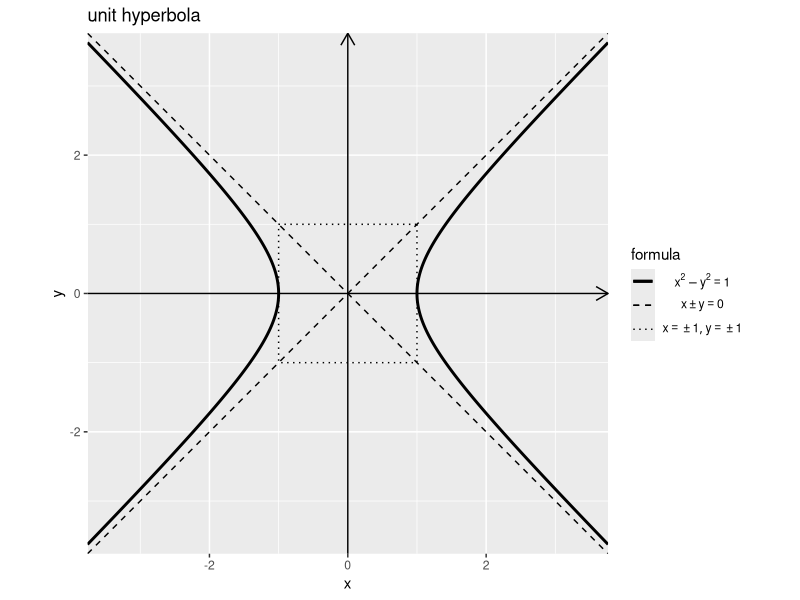
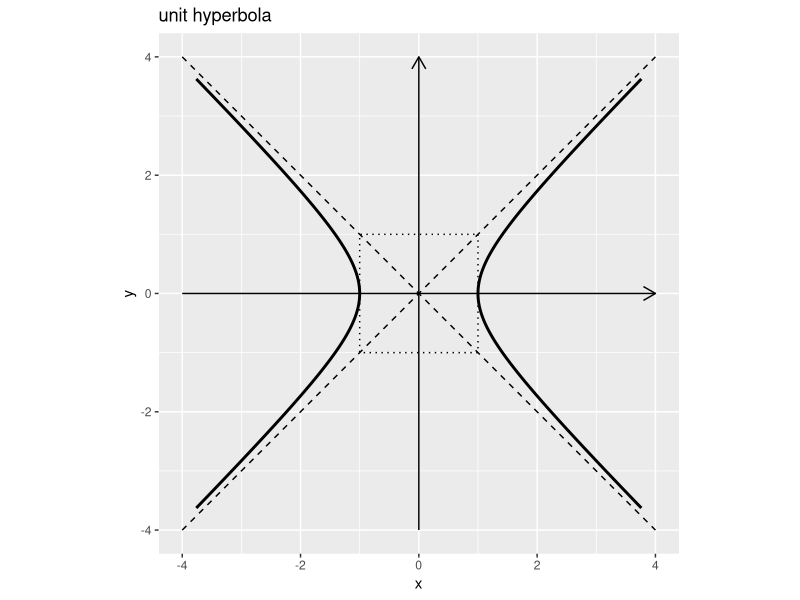
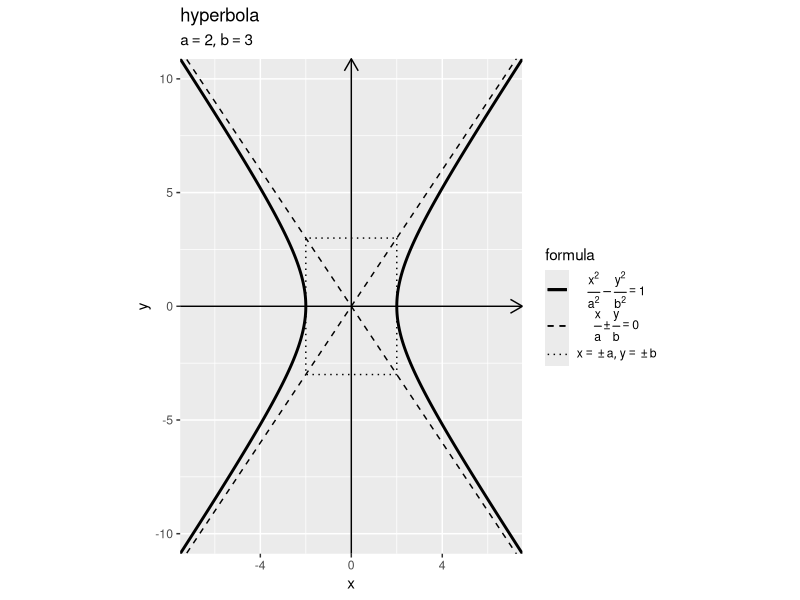
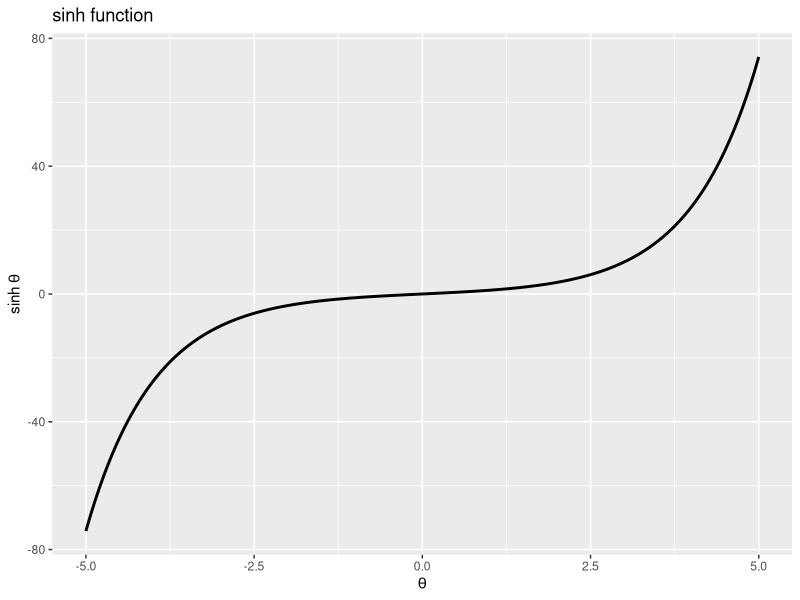
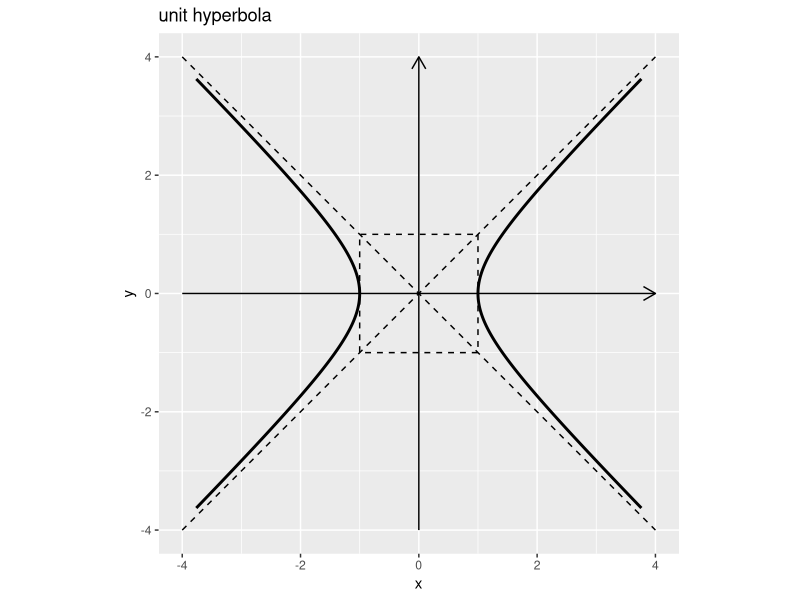
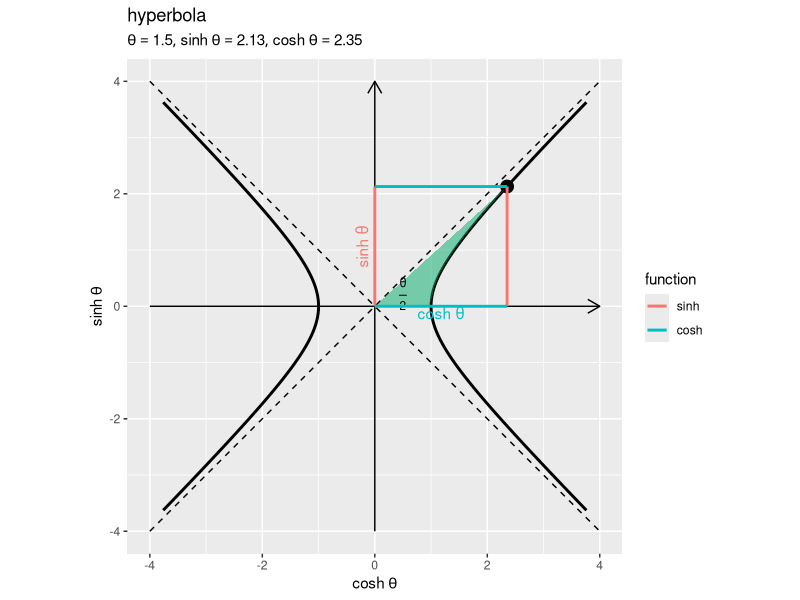
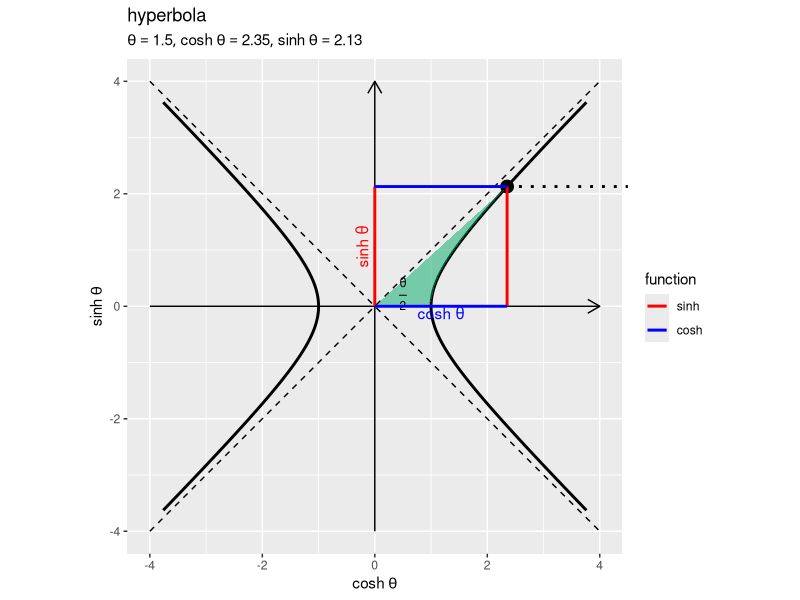
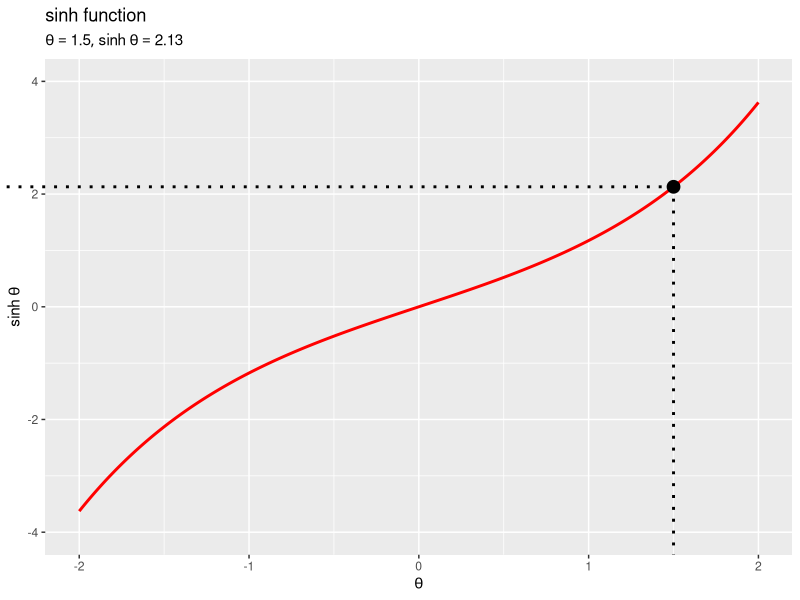

Source code (R) for these figures, in order:
## ---- chunk 1
knitr::opts_chunk$set(
  echo = TRUE, 
  message = FALSE, error = FALSE, warning = FALSE # メッセージを非表示
)
## ---- chunk 2
###資料作成用:(チェック用)

library(ggplot2)
## ---- chunk 3
# 双曲線の描画用
hyperbola_df <- tibble::tibble(
  theta = seq(from = -2, to = 2, by = 0.002), # 範囲を指定
  x = cosh(theta), 
  y = sinh(theta)
)
hyperbola_df
## ---- chunk 4
# 軸の最大値を設定
axis_max <- max(hyperbola_df[["x"]])
axis_max
## ---- chunk 5
# 漸近線の描画用
asymptote_df <- tibble::tibble(
  x = seq(from = -axis_max, to = axis_max, length.out = 100), 
  y = x
)
asymptote_df
## ---- chunk 6
# 正方形グリッドの描画用
square_df <- tibble::tibble(
  x = c(1, 1, -1, -1, 1), 
  y = c(1, -1, -1, 1, 1)
)
square_df
## ---- chunk 7
# 単位双曲線を作図
ggplot() + 
  geom_segment(mapping = aes(x = -axis_max, y = 0, xend = axis_max, yend = 0), 
               arrow = arrow(length = unit(10, units = "pt"))) + # x軸線
  geom_segment(mapping = aes(x = 0, y = -axis_max, xend = 0, yend = axis_max), 
               arrow = arrow(length = unit(10, units = "pt"))) + # y軸線
  geom_path(data = square_df, 
            mapping = aes(x = x, y = y, linetype = "grid")) + # 正方形グリッド
  geom_line(data = asymptote_df, 
            mapping = aes(x = x, y = y, linetype = "asymptote")) + # 漸近線(正の傾き)
  geom_line(data = asymptote_df, 
            mapping = aes(x = x, y = -y, linetype = "asymptote")) + # 漸近線(負の傾き)
  geom_path(data = hyperbola_df, 
            mapping = aes(x = x, y = y, linetype = "hyperbola"), 
            size = 1) + # 双曲線(第1,2象限)
  geom_path(data = hyperbola_df, 
            mapping = aes(x = -x, y = y, linetype = "hyperbola"), 
            size = 1) + # 双曲線(第3,4象限)
  scale_linetype_manual(breaks = c("hyperbola", "asymptote", "grid"), 
                        values = c("solid", "dashed", "dotted"), 
                        labels = c(expression(x^2 - y^2 == 1), 
                                   expression(x %+-% y == 0), 
                                   expression(list(x == {} %+-% 1, y == {} %+-% 1))), 
                        name = "formula") + # 線の種類:(凡例表示用)
  guides(linetype = guide_legend(override.aes = list(size = c(0.5, 0.5, 0.5), 
                                                     linetype = c("solid", "dashed", "dotted")))) + # 凡例の体裁:(凡例表示用)
  theme(legend.text.align = 0.5) + # 凡例の体裁:(凡例表示用)
  coord_fixed(ratio = 1, 
              xlim = c(-axis_max, axis_max), ylim = c(-axis_max, axis_max), expand = FALSE) + # 表示範囲
  labs(title = "unit hyperbola", 
       x = "x", y = "y")
## ---- chunk 8
# 作図用の変数の値を指定
theta_vec <- seq(from = -2, to = 2, by = 0.002)

# 双曲線の描画用
hyperbola_df <- tibble::tibble(
  t = theta_vec, 
  sinh_t = sinh(theta_vec), 
  cosh_t_plus = cosh(theta_vec),  # 第1,2象限
  cosh_t_minus = -cosh(theta_vec) # 第3,4象限
) |> 
  tidyr::pivot_longer(
    cols = c(cosh_t_plus, cosh_t_minus), 
    names_to = "sign", # 符号
    names_prefix = "cosh_t_", 
    values_to = "cosh_t"
  ) # 列をまとめる
hyperbola_df
## ---- chunk 9
# 双曲線の描画用
hyperbola_df <- tibble::tibble(
  t = c(theta_vec, theta_vec), 
  sinh_t = c(sinh(theta_vec), sinh(theta_vec)), 
  cosh_t = c(cosh(theta_vec), -cosh(theta_vec)), 
  sign = rep(c("plus", "minus"), each = length(theta_vec))# 符号
)
hyperbola_df
## ---- chunk 10
# 軸の最大値を設定
axis_max <- hyperbola_df[["cosh_t"]] |> 
  max() |> 
  ceiling()
axis_max
## ---- chunk 11
# 漸近線の描画用
asymptote_df <- tibble::tibble(
  x = seq(from = -axis_max, to = axis_max, length.out = 100), 
  y_plus = x,  # 正の傾き
  y_minus = -x # 負の傾き
) |> 
  tidyr::pivot_longer(
    cols = c(y_plus, y_minus), 
    names_to = "slope", # 符号
    names_prefix = "y_", 
    values_to = "y"
  ) # 列をまとめる
asymptote_df
## ---- chunk 12
# 漸近線の描画用
asymptote_df <- tibble::tibble(
  x = seq(from = -axis_max, to = axis_max, length.out = 100) |> 
    rep(times = 2), 
  y = rep(c(1, -1), each = 100) * x, 
  slope = rep(c("plus", "minus"), each = 100) # 符号
)
asymptote_df
## ---- chunk 13
# 軸線の描画用
axis_df <- tibble::tibble(
  x_from = c(-axis_max, 0), 
  y_from = c(0, -axis_max), 
  x_to = c(axis_max, 0), 
  y_to = c(0, axis_max), 
  axis = c("x", "y") # 軸
)
axis_df
## ---- chunk 14
# 単位双曲線を作図
ggplot() + 
  geom_segment(data = axis_df, 
               mapping = aes(x = x_from, y = y_from, xend = x_to, yend = y_to, group = "axis"), 
               arrow = arrow(length = unit(10, units = "pt"))) + # 軸線
  geom_path(data = square_df, 
            mapping = aes(x = x, y = y), 
            linetype = "dotted") + # 正方形グリッド
  geom_line(data = asymptote_df, 
            mapping = aes(x = x, y = y, group = slope), 
            linetype = "dashed") + # 漸近線
  geom_path(data = hyperbola_df, 
            mapping = aes(x = cosh_t, y = sinh_t, group = sign), 
            size = 1) + # 双曲線
  theme(legend.text.align = 0.5) + # 凡例の体裁:(凡例表示用)
  coord_fixed(ratio = 1, 
              xlim = c(-axis_max, axis_max), ylim = c(-axis_max, axis_max)) + # 表示範囲
  labs(title = "unit hyperbola", 
       x = "x", y = "y")
## ---- chunk 15
# 定数を指定
a <- 2
b <- 3

# 双曲線の描画用
hyperbola_df <- tibble::tibble(
  theta = seq(from = -2, to = 2, by = 0.002), # 範囲を指定
  x = a * cosh(theta), 
  y = b * sinh(theta)
)
hyperbola_df
## ---- chunk 16
# 軸の最大値を設定
x_max <- max(hyperbola_df[["x"]])
y_max <- max(hyperbola_df[["y"]])
x_max; y_max
## ---- chunk 17
# 漸近線の描画用
asymptote_df <- tibble::tibble(
  x = seq(from = -x_max, to = x_max, length.out = 100), 
  y = b * x / a
)
asymptote_df
## ---- chunk 18
# 長方形グリッドの描画用
square_df <- tibble::tibble(
  x = c(a, a, -a, -a, a), 
  y = c(b, -b, -b, b, b)
)
square_df
## ---- chunk 19
# 双曲線を作図
ggplot() + 
  geom_segment(mapping = aes(x = -x_max, y = 0, xend = x_max, yend = 0), 
               arrow = arrow(length = unit(10, units = "pt"))) + # x軸線
  geom_segment(mapping = aes(x = 0, y = -y_max, xend = 0, yend = y_max), 
               arrow = arrow(length = unit(10, units = "pt"))) + # y軸線
  geom_path(data = square_df, 
            mapping = aes(x = x, y = y, linetype = "grid")) + # 長方形グリッド
  geom_line(data = asymptote_df, 
            mapping = aes(x = x, y = y, linetype = "asymptote")) + # 漸近線(正の傾き)
  geom_line(data = asymptote_df, 
            mapping = aes(x = x, y = -y, linetype = "asymptote")) + # 漸近線(負の傾き)
  geom_path(data = hyperbola_df, 
            mapping = aes(x = x, y = y, linetype = "hyperbola"), 
            size = 1) + # 双曲線(第1,2象限)
  geom_path(data = hyperbola_df, 
            mapping = aes(x = -x, y = y, linetype = "hyperbola"), 
            size = 1) + # 双曲線(第3,4象限)
  scale_linetype_manual(breaks = c("hyperbola", "asymptote", "grid"), 
                        values = c("solid", "dashed", "dotted"), 
                        labels = c(expression(frac(x^2, a^2) - frac(y^2, b^2) == 1), 
                                   expression(frac(x, a) %+-% frac(y, b) == 0), 
                                   expression(list(x == {} %+-% a, y == {} %+-% b))), 
                        name = "formula") + # 線の種類:(凡例表示用)
  guides(linetype = guide_legend(override.aes = list(size = c(0.5, 0.5, 0.5), 
                                                     linetype = c("solid", "dashed", "dotted")))) + # 凡例の体裁:(凡例表示用)
  theme(legend.text.align = 0.5) + # 凡例の体裁:(凡例表示用)
  coord_fixed(ratio = 1, 
              xlim = c(-x_max, x_max), ylim = c(-y_max, y_max), expand = FALSE) + # 表示範囲
  labs(title = "hyperbola", 
       subtitle = parse(text = paste0("list(a==", a, ", b==", b, ")")), 
       x = "x", y = "y")
## ---- chunk 20
###資料作成用:(チェック用)

library(ggplot2)
## ---- chunk 21
# 作図用の変数の値を指定
theta_vec <- seq(from = -5, to = 5, by = 0.01)
head(theta_vec)
## ---- chunk 22
# sinh曲線の描画用
sinh_df <- tibble::tibble(
  t = theta_vec, 
  sinh_t = sinh(theta_vec)
)
sinh_df
## ---- chunk 23
# sinh関数の作図
ggplot() + 
  geom_line(data = sinh_df, mapping = aes(x = t, y = sinh_t), 
            size = 1) + # sinh曲線
  labs(title = "sinh function", 
       x = expression(theta), y = expression(sinh~theta))
## ---- chunk 24
# 作図用の変数の値を指定
theta_vec <- seq(from = -2, to = 2, by = 0.002)

# 双曲線の描画用
hyperbola_df <- tibble::tibble(
  t = c(theta_vec, theta_vec), 
  sinh_t = c(sinh(theta_vec), sinh(theta_vec)), 
  cosh_t = c(cosh(theta_vec), -cosh(theta_vec)), 
  sign = rep(c("plus", "minus"), each = length(theta_vec))# 符号
)

# 軸の最大値を設定
axis_max <- hyperbola_df[["cosh_t"]] |> 
  max() |> 
  ceiling()

# 漸近線の描画用
asymptote_df <- tibble::tibble(
  x = seq(from = -axis_max, to = axis_max, length.out = 100) |> 
    rep(times = 2), 
  y = rep(c(1, -1), each = 100) * x, 
  slope = rep(c("plus", "minus"), each = 100) # 符号
)

# 正方形グリッドの描画用
square_df <- tibble::tibble(
  x = c(1, 1, -1, -1, 1), 
  y = c(1, -1, -1, 1, 1)
)

# 軸線の描画用
axis_df <- tibble::tibble(
  x_from = c(-axis_max, 0), 
  y_from = c(0, -axis_max), 
  x_to = c(axis_max, 0), 
  y_to = c(0, axis_max), 
  axis = c("x", "y")
)
## ---- chunk 25
# 単位双曲線を作図
ggplot() + 
  geom_segment(data = axis_df, 
               mapping = aes(x = x_from, y = y_from, xend = x_to, yend = y_to, group = "axis"), 
               arrow = arrow(length = unit(10, units = "pt"))) + # 軸線
  geom_path(data = square_df, 
            mapping = aes(x = x, y = y), linetype = "dashed") + # 正方形グリッド
  geom_line(data = asymptote_df, 
            mapping = aes(x = x, y = y, group = slope), linetype = "dashed") + # 漸近線
  geom_path(data = hyperbola_df, 
            mapping = aes(x = cosh_t, y = sinh_t, group = sign), 
            size = 1) + # 双曲線
  theme(legend.text.align = 0.5) + # 凡例の体裁:(凡例表示用)
  coord_fixed(ratio = 1, 
              xlim = c(-axis_max, axis_max), ylim = c(-axis_max, axis_max)) + # 表示範囲
  labs(title = "unit hyperbola", 
       x = "x", y = "y")
## ---- chunk 26
# 変数の値を指定
theta <- 1.5
## ---- chunk 27
# 曲線上の点の描画用
point_df <- tibble::tibble(
  t = theta, 
  sinh_t = sinh(theta), 
  cosh_t = cosh(theta)
)
point_df
## ---- chunk 28
# 変数(面積)の描画用
variable_area_df <- tibble::tibble(
  x = seq(from = 0, to = cosh(theta), length.out = 50), 
  sign = dplyr::if_else(theta >= 0, true = 1, false = -1), # 符号
  curve = sign * sqrt(x^2 - 1), # x軸と双曲線上の線分
  straight = sinh(theta)/cosh(theta) * x # 原点と曲線上の点の線分
) |> 
  dplyr::mutate(
    curve = dplyr::if_else(is.na(curve), true = 0, false = curve)
  ) # 双曲線の範囲外を0に置換
variable_area_df
## ---- chunk 29
# 関数ラベルのレベルを指定
fnc_level_vec <- c("sinh", "cosh")

# 双曲線関数の描画用
function_df <- tibble::tibble(
  x_from = c(0, cosh(theta), 0, 0), 
  y_from = c(0, 0, 0, sinh(theta)), 
  x_to = c(0, cosh(theta), cosh(theta), cosh(theta)), 
  y_to = c(sinh(theta), sinh(theta), 0, sinh(theta)), 
  fnc = c("sinh", "sinh", "cosh", "cosh") |> 
    factor(levels = fnc_level_vec) # 色分け用
)
function_df
## ---- chunk 30
# 双曲線関数ラベルの描画用
function_label_df <- tibble::tibble(
  x = c(0, 0.5*cosh(theta)), 
  y = c(0.5*sinh(theta), 0), 
  angle = c(90, 0), 
  v = c(-0.5, 1), 
  fnc = c("sinh", "cosh") |> 
    factor(levels = fnc_level_vec), # 色分け用
  fnc_label = c("sinh~theta", "cosh~theta") # 関数ラベル
)
function_label_df
## ---- chunk 31
# 変数ラベルの描画用
function_label <- paste0(
  "list(", 
  "theta==", theta, 
  ", sinh~theta==", round(sinh(theta), digits = 2), 
  ", cosh~theta==", round(cosh(theta), digits = 2), 
  ")"
)
function_label
## ---- chunk 32
# 双曲線関数を作図
ggplot() + 
  geom_segment(data = axis_df, 
               mapping = aes(x = x_from, y = y_from, xend = x_to, yend = y_to, group = "axis"), 
               arrow = arrow(length = unit(10, units = "pt"))) + # 軸線
  geom_line(data = asymptote_df, 
            mapping = aes(x = x, y = y, group = slope), 
            linetype = "dashed") + # 漸近線
  geom_path(data = hyperbola_df, 
            mapping = aes(x = cosh_t, y = sinh_t, group = sign), 
            size = 1) + # 双曲線
  geom_point(data = point_df, 
             mapping = aes(x = cosh_t, y = sinh_t), 
             size = 4) + # 双曲線上の点
  geom_ribbon(data = variable_area_df, 
              mapping = aes(x = x, ymin = curve, ymax = straight), 
              fill = "#00A968", alpha = 0.5) + # 変数(面積)
  geom_text(mapping = aes(x = 0.5, y = 0.25*tanh(theta), label = "frac(theta, 2)"), parse = TRUE, 
            size = 3) + # 変数ラベル
  geom_segment(data = function_df, 
               mapping = aes(x = x_from, y = y_from, xend = x_to, yend = y_to, color = fnc), 
               size = 1) + # 双曲線関数直線
  geom_text(data = function_label_df, 
            mapping = aes(x = x, y = y, label = fnc_label, color = fnc, angle = angle, vjust = v), parse = TRUE, 
            show.legend = FALSE) + # 双曲線関数ラベル
  coord_fixed(ratio = 1, clip = "off", 
              xlim = c(-axis_max, axis_max), ylim = c(-axis_max, axis_max)) + # 表示範囲
  labs(title = "hyperbola", 
       subtitle = parse(text = function_label), 
       color = "function", 
       x = expression(cosh~theta), y = expression(sinh~theta))
## ---- chunk 33
# フレーム数を指定
frame_num <- 101

# 変数の値を作成
theta_i <- seq(from = -2, to = 2, length.out = frame_num) # 範囲を指定
head(theta_i)
## ---- chunk 34
# フレーム切替用ラベルを作成
frame_label_vec <- paste0(
  "θ = ", round(theta_i, digits = 2), 
  ", sinh θ = ", round(sinh(theta_i), digits = 2), 
  ", cosh θ = ", round(cosh(theta_i), digits = 2)
)
head(frame_label_vec)
## ---- chunk 35
# 曲線上の点の描画用
anim_point_df <- tibble::tibble(
  t = theta_i, 
  sinh_t = sinh(theta_i), 
  cosh_t = cosh(theta_i), 
  frame_label = factor(frame_label_vec, levels = frame_label_vec) # フレーム切替用ラベル
)
anim_point_df
## ---- chunk 36
# 変数(面積)の描画用
anim_variable_area_df <- tibble::tibble(
  t = theta_i, 
  frame_label = factor(frame_label_vec, levels = frame_label_vec) # フレーム切替用ラベル
) |> 
  dplyr::group_by(t, frame_label) |> # x軸の値の作成用
  dplyr::summarise(
    x = seq(from = 0, to = cosh(t), length.out = 50), .groups = "drop"
  ) |> # フレームごとにx軸の値を作成
  dplyr::mutate(
    sign = dplyr::if_else(t >= 0, true = 1, false = -1), # 符号
    curve = sign * sqrt(x^2 - 1), # x軸と双曲線上の線分
    curve = dplyr::if_else(is.na(curve), true = 0, false = curve),  # 双曲線の範囲外を0に置換
    straight = sinh(t)/cosh(t) * x # 原点と曲線上の点の線分
  )
anim_variable_area_df
## ---- chunk 37
# 変数ラベルの描画用
anim_variable_label_df <- tibble::tibble(
  t = theta_i, 
  x = 0.5, 
  y = 0.25 * tanh(theta_i), 
  frame_label = factor(frame_label_vec, levels = frame_label_vec) # フレーム切替用ラベル
)
anim_variable_label_df
## ---- chunk 38
# 双曲線関数の描画用
anim_function_df <- tibble::tibble(
  x_from = c(
    rep(0, times = frame_num), cosh(theta_i), 
    rep(0, times = frame_num), rep(0, times = frame_num)
  ), 
  y_from = c(
    rep(0, times = frame_num), rep(0, times = frame_num), 
    rep(0, times = frame_num), sinh(theta_i)
  ), 
  x_to = c(
    rep(0, times = frame_num), cosh(theta_i), 
    cosh(theta_i), cosh(theta_i)
  ), 
  y_to = c(
    sinh(theta_i), sinh(theta_i), 
    rep(0, times = frame_num), sinh(theta_i)
  ), 
  fnc = c("sinh", "sinh", "cosh", "cosh") |> 
    rep(each = frame_num) |> 
    factor(levels = fnc_level_vec), # 色分け用
  label_flag = c(TRUE, FALSE, TRUE, FALSE) |> 
    rep(each = frame_num), # # 関数ラベル用
  frame_label = frame_label_vec |> 
    rep(times = 4) |> 
    factor(levels = frame_label_vec) # フレーム切替用ラベル
)
anim_function_df
## ---- chunk 39
# 双曲線関数ラベルの描画用
anim_function_label_df <- anim_function_df |> 
  dplyr::filter(label_flag) |> # ラベル付けする辺を抽出
  dplyr::group_by(fnc, frame_label) |> # 中点の計算用
  dplyr::summarise(
    x = median(c(x_from, x_to)), 
    y = median(c(y_from, y_to)), .groups = "drop"
  ) |> # 線分の中点に配置
  tibble::add_column(
    angle = rep(c(90, 0), each = frame_num), 
    v = rep(c(-0.5, 1), each = frame_num), 
    fnc_label = rep(c("sinh~theta", "cosh~theta"), each = frame_num) # 関数ラベル
  )
anim_function_label_df
## ---- chunk 40
# 双曲線関数を作図
anim <- ggplot() + 
  geom_segment(data = axis_df, 
               mapping = aes(x = x_from, y = y_from, xend = x_to, yend = y_to, group = "axis"), 
               arrow = arrow(length = unit(10, units = "pt"))) + # 軸線
  geom_line(data = asymptote_df, 
            mapping = aes(x = x, y = y, group = slope), 
            linetype = "dashed") + # 漸近線
  geom_path(data = hyperbola_df, 
            mapping = aes(x = cosh_t, y = sinh_t, group = sign), 
            size = 1) + # 双曲線
  geom_point(data = anim_point_df, 
             mapping = aes(x = cosh_t, y = sinh_t), 
             size = 4) + # 曲線上の点
  geom_ribbon(data = anim_variable_area_df, 
              mapping = aes(x = x, ymin = curve, ymax = straight), 
              fill = "#00A968", alpha = 0.5) + # 変数(面積)
  geom_text(data = anim_variable_label_df, 
            mapping = aes(x = x, y = y), label = "frac(theta, 2)", parse = TRUE, 
            size = 3) + # 変数ラベル
  geom_segment(data = anim_function_df, 
               mapping = aes(x = x_from, y = y_from, xend = x_to, yend = y_to, color = fnc), 
               size = 1) + # 双曲線関数直線
  geom_text(data = anim_function_label_df, 
            mapping = aes(x = x, y = y, label = fnc_label, color = fnc, angle = angle, vjust = v), parse = TRUE, 
            show.legend = FALSE) + # 双曲線関数ラベル
  gganimate::transition_manual(frames = frame_label) + # フレーム
  coord_fixed(ratio = 1, 
              xlim = c(-axis_max, axis_max), ylim = c(-axis_max, axis_max)) + # 表示範囲
  labs(title = "hyperbolic functions", 
       subtitle = "{current_frame}", 
       color = "function", 
       x = "x", y = "y")

# gif画像を作成
gganimate::animate(plot = anim, nframes = frame_num, fps = 10, width = 600, height = 600)
## ---- chunk 41
# sinh曲線との対応用
l <- 0.5
segment_hyperbola_df <- tibble::tibble(
  x_from = cosh(theta), 
  x_to = axis_max+l, 
  y = sinh(theta)
)
segment_hyperbola_df
## ---- chunk 42
# 変数ラベルの描画用
hyperbola_label <- paste0(
  "list(", 
  "theta==", theta, 
  ", cosh~theta==", round(cosh(theta), digits = 2), 
  ", sinh~theta==", round(sinh(theta), digits = 2), 
  ")"
)

# 双曲線関数を作図
hyperbola_graph <- ggplot() + 
  geom_segment(data = axis_df, 
               mapping = aes(x = x_from, y = y_from, xend = x_to, yend = y_to, group = "axis"), 
               arrow = arrow(length = unit(10, units = "pt"))) + # 軸線
  geom_line(data = asymptote_df, 
            mapping = aes(x = x, y = y, group = slope), 
            linetype = "dashed") + # 漸近線
  geom_path(data = hyperbola_df, 
            mapping = aes(x = cosh_t, y = sinh_t, group = sign), 
            size = 1) + # 双曲線
  geom_point(data = point_df, 
             mapping = aes(x = cosh_t, y = sinh_t), 
             size = 4) + # 双曲線上の点
  geom_ribbon(data = variable_area_df, 
              mapping = aes(x = x, ymin = curve, ymax = straight), 
              fill = "#00A968", alpha = 0.5) + # 変数(面積)
  geom_text(mapping = aes(x = 0.5, y = 0.25*tanh(theta), label = "frac(theta, 2)"), parse = TRUE, 
            size = 3) + # 変数ラベル
  geom_segment(data = segment_hyperbola_df, 
               mapping = aes(x = x_from, y = y, xend = x_to, yend = y), 
               size = 1, linetype = "dotted") + # sinh曲線との対応線
  geom_segment(data = function_df, 
               mapping = aes(x = x_from, y = y_from, xend = x_to, yend = y_to, color = fnc), 
               size = 1) + # 双曲線関数直線
  geom_text(data = function_label_df, 
            mapping = aes(x = x, y = y, label = fnc_label, color = fnc, angle = angle, vjust = v), parse = TRUE, 
            show.legend = FALSE) + # 双曲線関数ラベル
  scale_color_manual(breaks = c("sinh", "cosh"), 
                     values = c("red", "blue")) + 
  coord_fixed(ratio = 1, clip = "off", 
              xlim = c(-axis_max, axis_max), ylim = c(-axis_max, axis_max)) + # 表示範囲
  labs(title = "hyperbola", 
       subtitle = parse(text = hyperbola_label), 
       color = "function", 
       x = expression(cosh~theta), y = expression(sinh~theta))
hyperbola_graph
## ---- chunk 43
# 双曲線との対応用
d <- 1.1
l <- 0.6
segment_sinh_df <- tibble::tibble(
  x_from = c(theta, theta), 
  y_from = c(sinh(theta), sinh(theta)), 
  x_to = c(theta, min(theta_vec)-l), 
  y_to = c(-axis_max*d, sinh(theta))
)
segment_sinh_df
## ---- chunk 44
# sinh曲線の描画用
sinh_df <- tibble::tibble(
  t = theta_vec, 
  sinh_t = sinh(theta_vec)
)

# 関数ラベルの描画用
sinh_label <- paste0(
  "list(", 
  "theta==", theta, 
  ", sinh~theta==", round(sinh(theta), digits = 2), 
  ")"
)

# sinh関数の作図
sinh_graph <- ggplot() + 
  geom_line(data = sinh_df, 
            mapping = aes(x = t, y = sinh_t), 
            color = "red", size = 1) + # sinh曲線
  geom_segment(data = segment_sinh_df, 
               mapping = aes(x = x_from, y = y_from, xend = x_to, yend = y_to), 
               size = 1, linetype = "dotted") + # 双曲線との対応線
  geom_point(data = point_df, 
             mapping = aes(x = t, y = sinh_t), 
             size = 4) + #sinh曲線上の点
  coord_cartesian(clip = "off", 
                  xlim = c(min(theta_vec), max(theta_vec)), ylim = c(-axis_max, axis_max)) + # 
  labs(title = "sinh function", 
       subtitle = parse(text = sinh_label), 
       x = expression(theta), y = expression(sinh~theta))
sinh_graph
## ---- chunk 45
# 並べて描画
patchwork::wrap_plots(hyperbola_graph, sinh_graph, guides = "collect")
## ---- chunk 46
# フレーム数を指定
frame_num <- 101

# 変数の値を作成
theta_i <- seq(from = -2, to = 2, length.out = frame_num) # 範囲を指定
head(theta_i)
